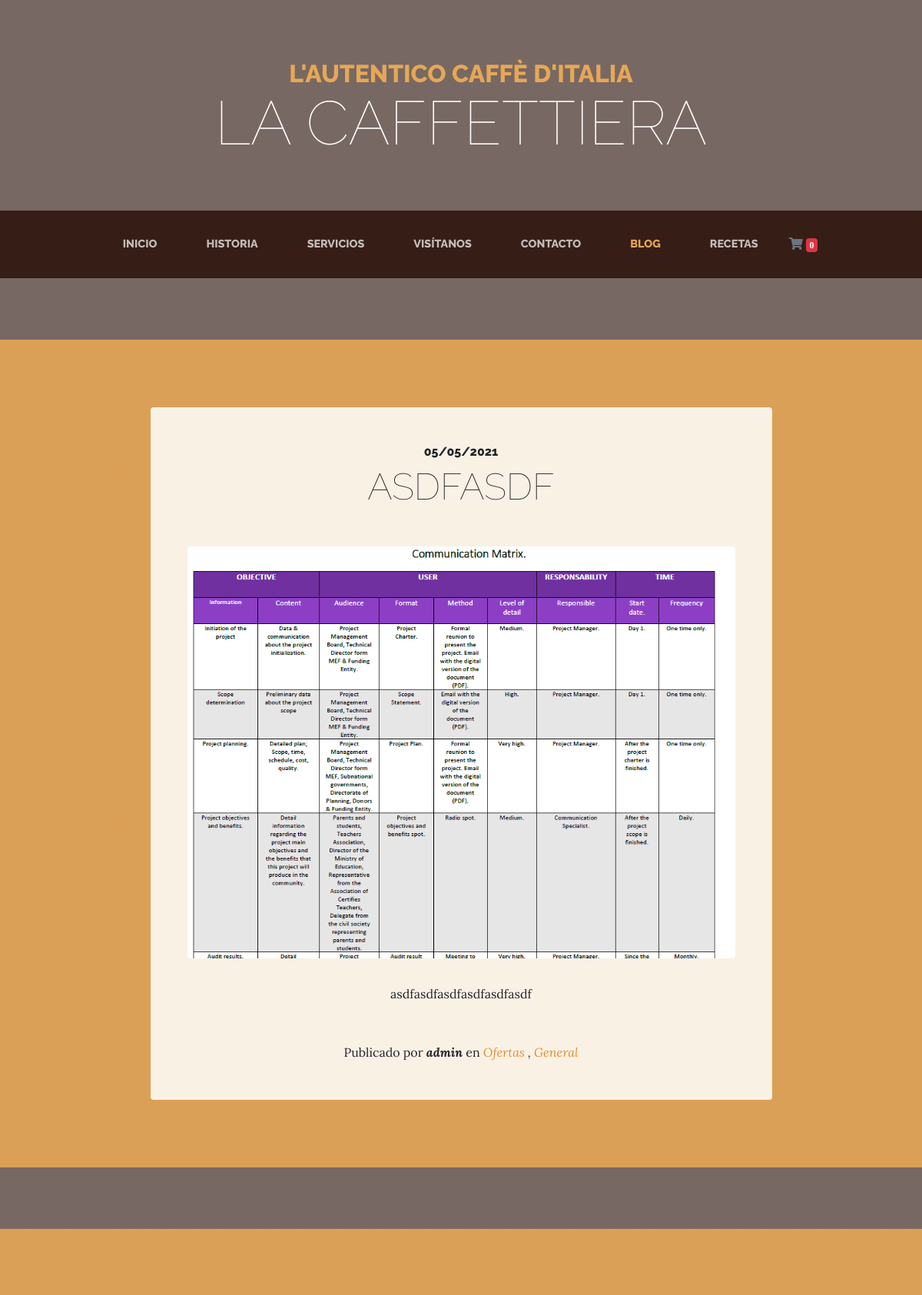
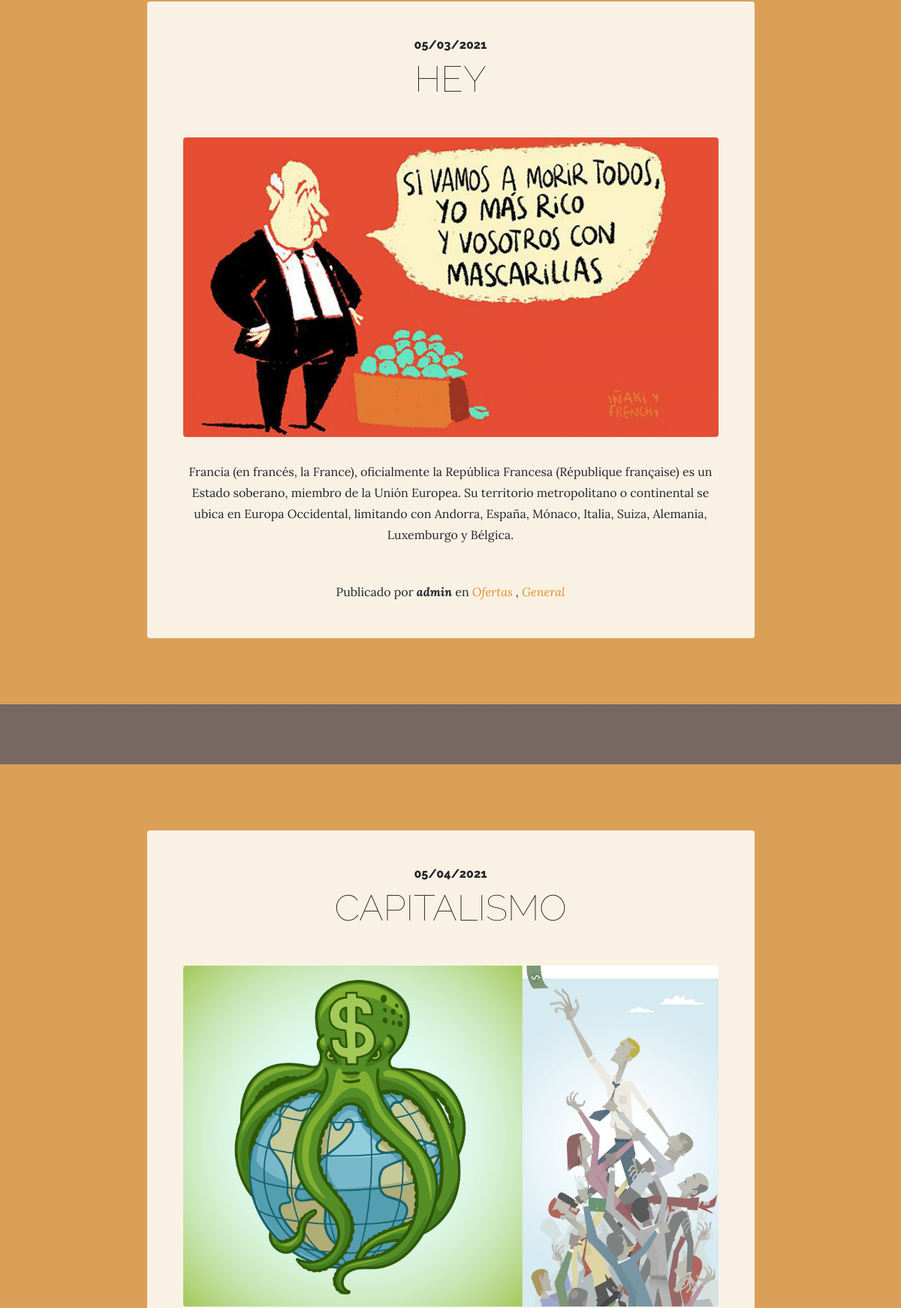
The app's page /blog/category/2/ (upper part) with its own data (2 pictures, top to bottom).
### blog/models.py (models this page shows, shortened)
class Post(models.Model):
    title = models.CharField(max_length=100, verbose_name="Título")
    content = models.TextField(verbose_name="Contenido")
    published = models.DateTimeField(verbose_name="Fecha de Publicación", default=now)
    image = models.ImageField(verbose_name="Imagen", upload_to="blog", null=True, blank=True)
    autor = models.ForeignKey(User, verbose_name="Autor", on_delete=models.CASCADE)
    categories = models.ManyToManyField(Category, verbose_name="Categorías", related_name="get_posts")
    created = models.DateTimeField(auto_now_add=True, verbose_name="Fecha creación") # Se ejecuta una sola vez, cuando se ha creado
    updated = models.DateTimeField(auto_now=True, verbose_name="Fecha actualización") # Se ejecuta cada vez que se actualiza el campo
    class Meta:
        verbose_name="Post"
        verbose_name_plural = "Posts"
        ordering = ['-created']

class Category(models.Model):
    name = models.CharField(max_length=100, verbose_name="Nombre")
    created = models.DateTimeField(auto_now_add=True, verbose_name="Fecha creación") # Se ejecuta una sola vez, cuando se ha creado
    updated = models.DateTimeField(auto_now=True, verbose_name="Fecha actualización") # Se ejecuta cada vez que se actualiza el campo
    class Meta:
        verbose_name = "Categoría" # Modifica nombre
        verbose_name_plural = "Categorías" # Modifica nombre
        ordering =['-created'] #Ordenar publicaciones primero el ultimo creado

### blog/views.py (the view)
# urls.py: path('category/<int:category_id>/', views.category, name="category"),
def category(req, category_id):
    category = get_object_or_404(Category, id=category_id)
    return render(req, "blog/category.html", {'category': category})

### pages/templatetags/pages_extras.py (called while the page is built)
@register.simple_tag
def get_page_list():
    pages = Page.objects.all()
    return pages

### social/processors.py (called while the page is built)
def ctx_dict(req):
    ctx = {}
    links = Link.objects.all()
    for link in links:
        ctx[link.key] = link.url
    return ctx

### blog/templates/blog/category.html (shortened to what this page needs)
{% extends 'core/base.html' %}
{% block content %}
{% load static %}
  {% for post in category.get_posts.all %}
    <section class="page-section cta">
      <div class="container">
        <div class="row">
          <div class="col-xl-9 mx-auto">
            <div class="cta-innerv text-center rounded">
              <h2 class="section-heading mb-5">
                <span class="section-heading-upper"> {{ post.published|date:"SHORT_DATE_FORMAT" }} </span>
                <span class="section-heading-lower"> {{ post.title }} </span>
              </h2>
              <p class="mb-0">
                <img class="mx-auto d-flex rounded img-fluid mb-3 mb-lg-0" src="{{ post.image.url }}" alt="">
              </p>
              <p class="mb-0 mbt">
                 {{ post.content|linebreaks }}
              </p>
              <p class="mb-0 mbt">
                <span class="section-heading-under">Publicado por <em><b>{{post.autor}}</b></em> en
                  <em>
                    {% for category in post.categories.all %}
                      <a href="{% url 'blog:category' category.id %}" class="link"> {{category.name}} </a>{% if not forloop.last %},{% endif %}
                    {% endfor %}
                  </em>
                </span>
              </p>
            </div>
          </div>
        </div>
      </div>
    </section>
  {% endfor %}
{% endblock %}

### core/static/core/css/business-casual.css (style rules this page uses)
body { font-family: 'Lora'; background: linear-gradient(rgba(47, 23, 15, 0.65), rgba(47, 23, 15, 0.65)), url("../img/bg.jpg"); background-attachment: fixed; background-position: center; background-size: cover; }
h1, h2, h3, h4, h5, h6 { font-family: 'Raleway'; }
p { line-height: 1.75; }
.page-section { margin-top: 5rem; margin-bottom: 5rem; }
.section-heading { text-transform: uppercase; }
.section-heading .section-heading-upper { display: block; font-size: 1rem; font-weight: 800; padding-bottom:.5rem; }
.section-heading .section-heading-lower { display: block; font-size: 3rem; font-weight: 100; }
.cta { padding-top: 5rem; padding-bottom: 5rem; background-color: rgba(230, 167, 86, 0.9); }
.cta .cta-innerv { position: relative; padding: 3rem; margin: 0.5rem; background-color: rgba(255, 255, 255, 0.85); }
.mbt { padding-top: 2rem; }
a.link { color: #df902a; }

### records on screen
Post: published "05/05/2021", title "ASDFASDF", image (picture), content "asdfasdfasdfasdfasdfasdf", autor "admin"
Category: name "Ofertas"
Category: name "General"
Post: published "05/03/2021", title "HEY", image (picture), content "Francia (en francés, la France), oficialmente la República Francesa (République française) es un Estado soberano, miembro de la Unión Europea. Su territorio metropolitano o continental se ubica en Europa Occidental, limitando con Andorra, España, Mónaco, Italia, Suiza, Alemania, Luxemburgo y Bélgica.", autor "admin"
Post: published "05/04/2021", title "CAPITALISMO", image (picture)
